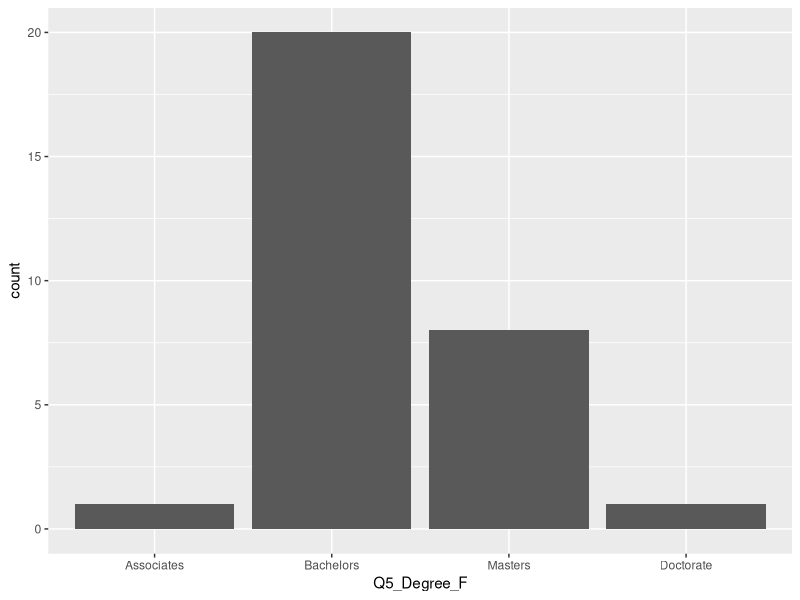
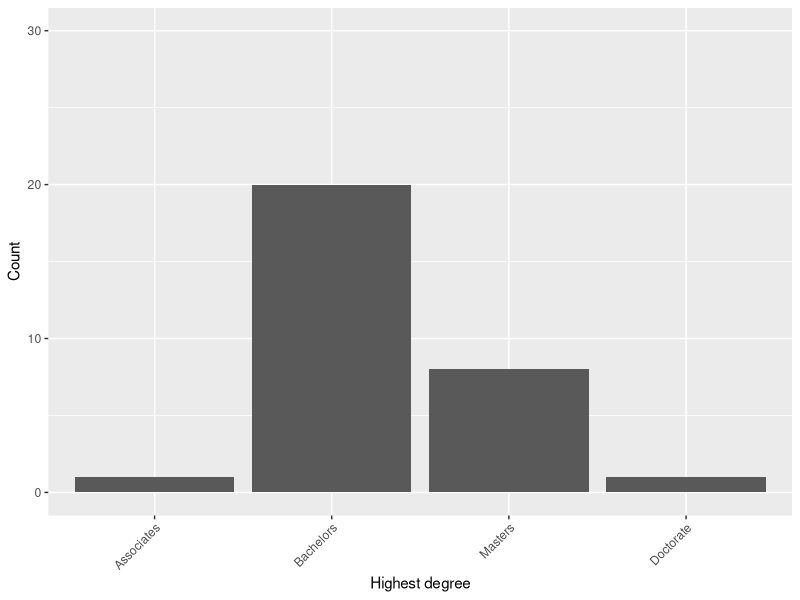
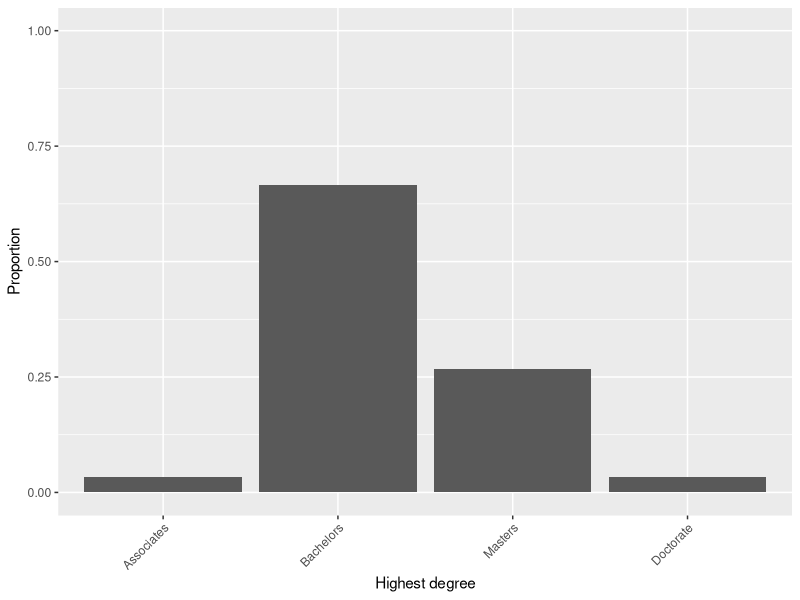
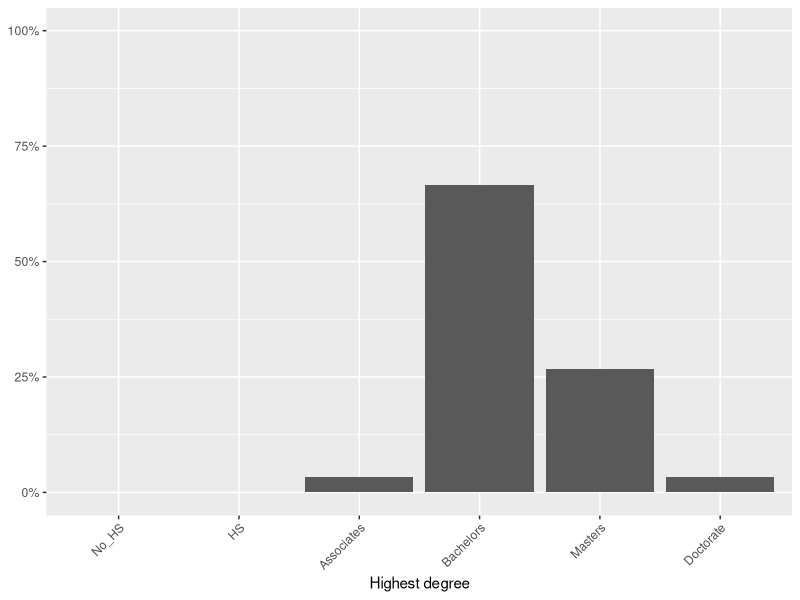
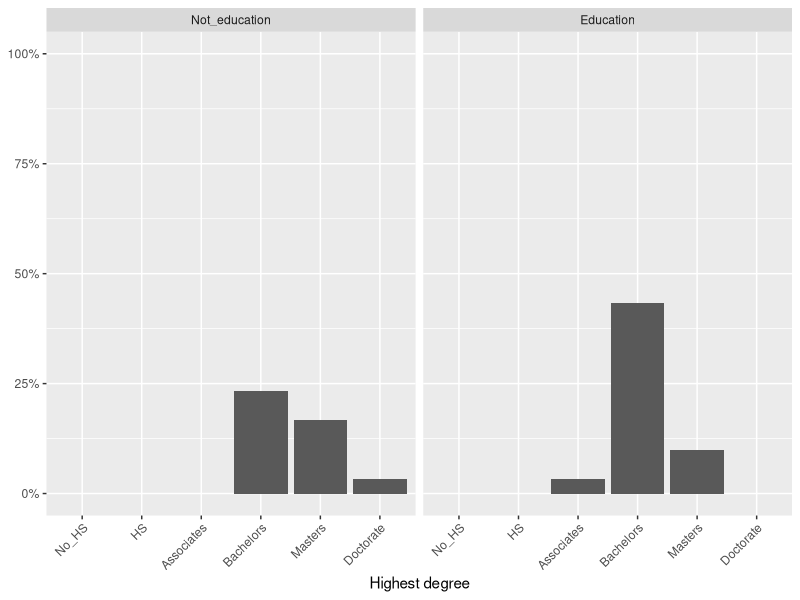

Source code (R) for these figures, in order:
## ---- chunk 1
timss <- read.csv('Week13_Timss_Mock_Raw.csv') 
str(timss)
## ---- chunk 2
table(timss$Q5_Degree)
## ---- chunk 3
prop.table(table(timss$Q5_Degree))
## ---- chunk 4
timss$Q5_Degree_F <- factor(timss$Q5_Degree, 
                            ordered = TRUE, 
                            levels = c("1", 
                                       "2", 
                                       "3", 
                                       "4", 
                                       "5", 
                                       "6"),
                            labels = c("No_HS", 
                                       "HS", 
                                       "Associates", 
                                       "Bachelors", 
                                       "Masters", 
                                       "Doctorate"))
str(timss$Q5_Degree_F)
## ---- chunk 5
table(timss$Q5_Degree_F)
round( prop.table(table(timss$Q5_Degree_F)), 2)
## ---- chunk 6
library(ggplot2)
ggplot(data = timss, aes(x = Q5_Degree_F) ) +
 geom_bar() 
## ---- chunk 7
ggplot(data = timss, aes(x = Q5_Degree_F)) +
 geom_bar() +
 ylim(0, nrow(timss)) +
 xlab("Highest degree" ) + ylab("Count") +
 theme(axis.text.x = element_text(angle = 45, hjust = 1))
## ---- chunk 8
ggplot(data = timss, aes(x = Q5_Degree_F)) +
 geom_bar(aes(y = (..count..)/sum(..count..))) +
 ylim(0, 1) +
 xlab("Highest degree" ) + ylab("Proportion") +
 theme(axis.text.x = element_text(angle = 45, hjust = 1))
## ---- chunk 9
ggplot(data = timss, aes(x = Q5_Degree_F)) +
 geom_bar(aes(y = (..count..)/sum(..count..))) +
 xlab("Highest degree" ) + 
 scale_y_continuous(labels = scales::percent, limits = c(0,1), name = NULL) + # This line formats the Y axis as percentages, replaces the ylim(0,1) from before, and removes the Y axis label.
 scale_x_discrete(drop = FALSE) + # You can keep this line if you want to include categories that have zero observations.
 theme(axis.text.x = element_text(angle = 45, hjust = 1))
## ---- chunk 10
timss$Q6_Major_in_Edu <- ifelse(timss$Q6_EdMat == "Yes" |
                                timss$Q6_EdSci == "Yes" |    
                                timss$Q6_EdGen == "Yes", 1 ,0)

## ---- chunk 11
timss$Q6_Major_in_Edu_F <- factor(timss$Q6_Major_in_Edu,
                                  levels = c(0,1),
                                  labels = c("Not_education",
                                             "Education") )
## ---- chunk 12
table(timss$Q6_Major_in_Edu_F, timss$Q5_Degree_F)

## ---- chunk 13
ggplot(data = timss, aes(x = Q5_Degree_F)) +
 geom_bar(aes(y = (..count..)/sum(..count..))) +
 xlab("Highest degree" ) + 
 scale_y_continuous(labels = scales::percent, limits = c(0,1), name = NULL) + 
 scale_x_discrete(drop = FALSE) + 
 facet_grid(~ Q6_Major_in_Edu_F) +
 theme(axis.text.x = element_text(angle = 45, hjust = 1))
## ---- chunk 14
# Reverse scoring the composite Q15 scale:
Q15 <- paste0("Q15_StCentrd_", letters[1:7])
timss$Q15_Index_raw  <- apply(timss[ ,Q15],1, mean, na.rm = TRUE) 
timss$Q15_Index <- 4 + 0 - timss$Q15_Index_raw

# Lower the composite Q16 scale by 1 point so zero has meaning
Q16 <- paste0("Q16_Lims_", letters[1:7])
timss$Q16_Index_raw  <- apply(timss[ ,Q16],1, mean, na.rm = TRUE) 
timss$Q16_Index <- timss$Q16_Index_raw - 1 

# Reverse scoring the composite Q19 scale:
Q19 <- paste0("Q19_Didac_", letters[1:3])
timss$Q19_Index_raw  <- apply(timss[ ,Q19],1, mean, na.rm = TRUE) 
timss$Q19_Index <- 4 + 0 - timss$Q19_Index_raw 

str(timss)
## ---- chunk 15
summary(timss$Q15_Index)
## ---- chunk 16
sd(timss$Q15_Index, na.rm = TRUE)
## ---- chunk 17
Q15_sd <- sd(timss$Q15_Index)
Q15_n  <- nrow(timss)
Q15_se <- Q15_sd/sqrt(Q15_n)
Q15_se
## ---- chunk 18
library(psych)
describe(timss$Q15_Index)
## ---- chunk 19
report1 <- describe(timss[,c("Q15_Index",
                             "Q16_Index",
                             "Q19_Index",
                             "Q13_NumSs",
                             "Q17_Mins")])
report1
## ---- chunk 20
class(report1)
## ---- chunk 21
report1 <- data.frame(report1)
class(report1)
## ---- chunk 22
qt(.975, df = 29) 
## ---- chunk 23
qnorm(.975)
## ---- chunk 24
1.72 - qt(0.975, df = 30 -1)*0.11
1.72 + qt(0.975, df = 30 -1)*0.11
## ---- chunk 25
# install.packages("dplyr") # Run this line if you need to install it
library(dplyr)
MyReport1 <- report1 %>% 
  mutate(LB_t =  mean - qt(0.975, df = n -1)*se,
         UB_t =  mean + qt(0.975, df = n -1)*se,
         varb = rownames(.) ) %>% 
  select(varb, n, mean, sd, min, max, se, LB_t, UB_t)
MyReport1
